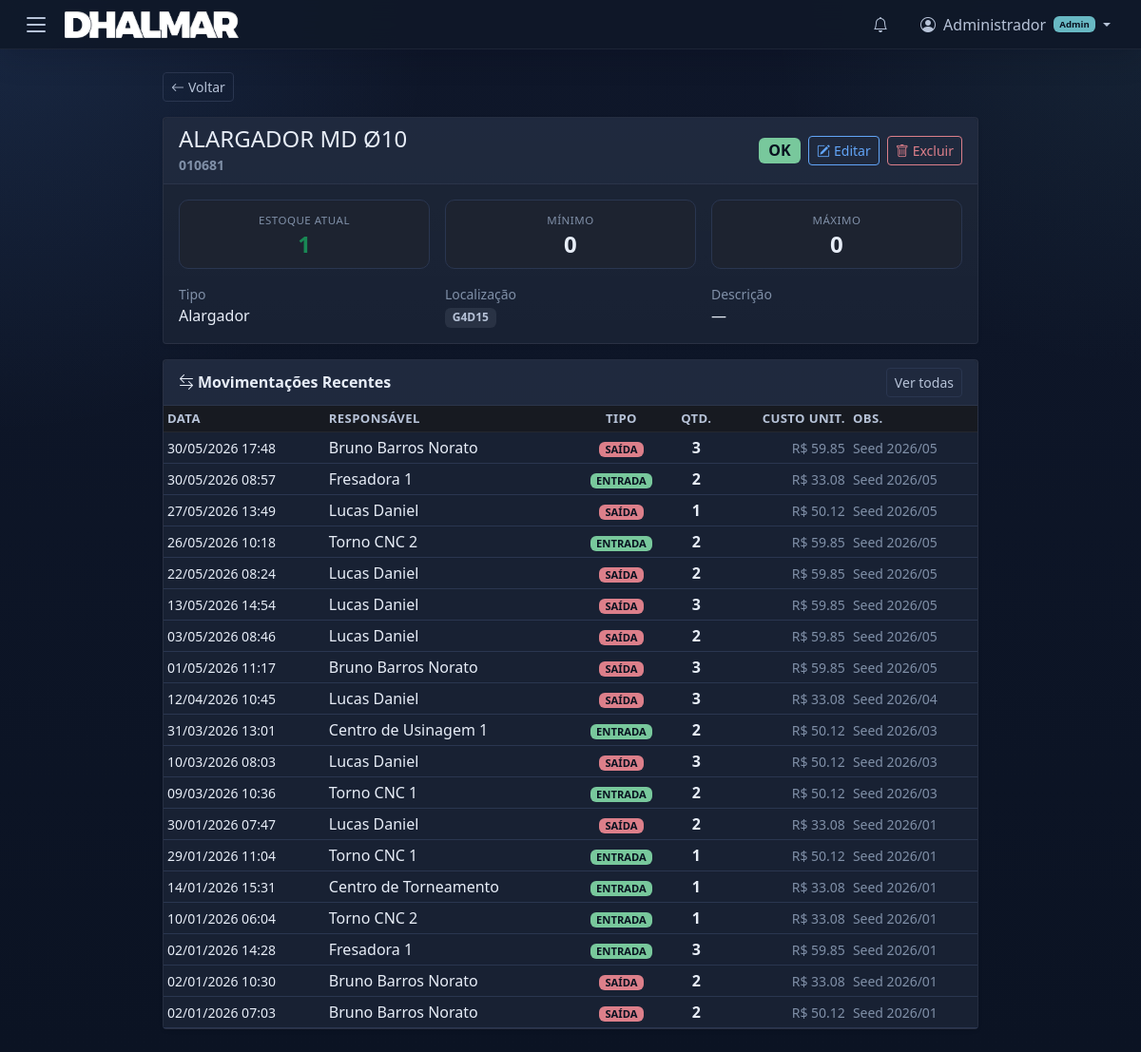
The page /tools/88 (signed in) on the database as committed earlier.
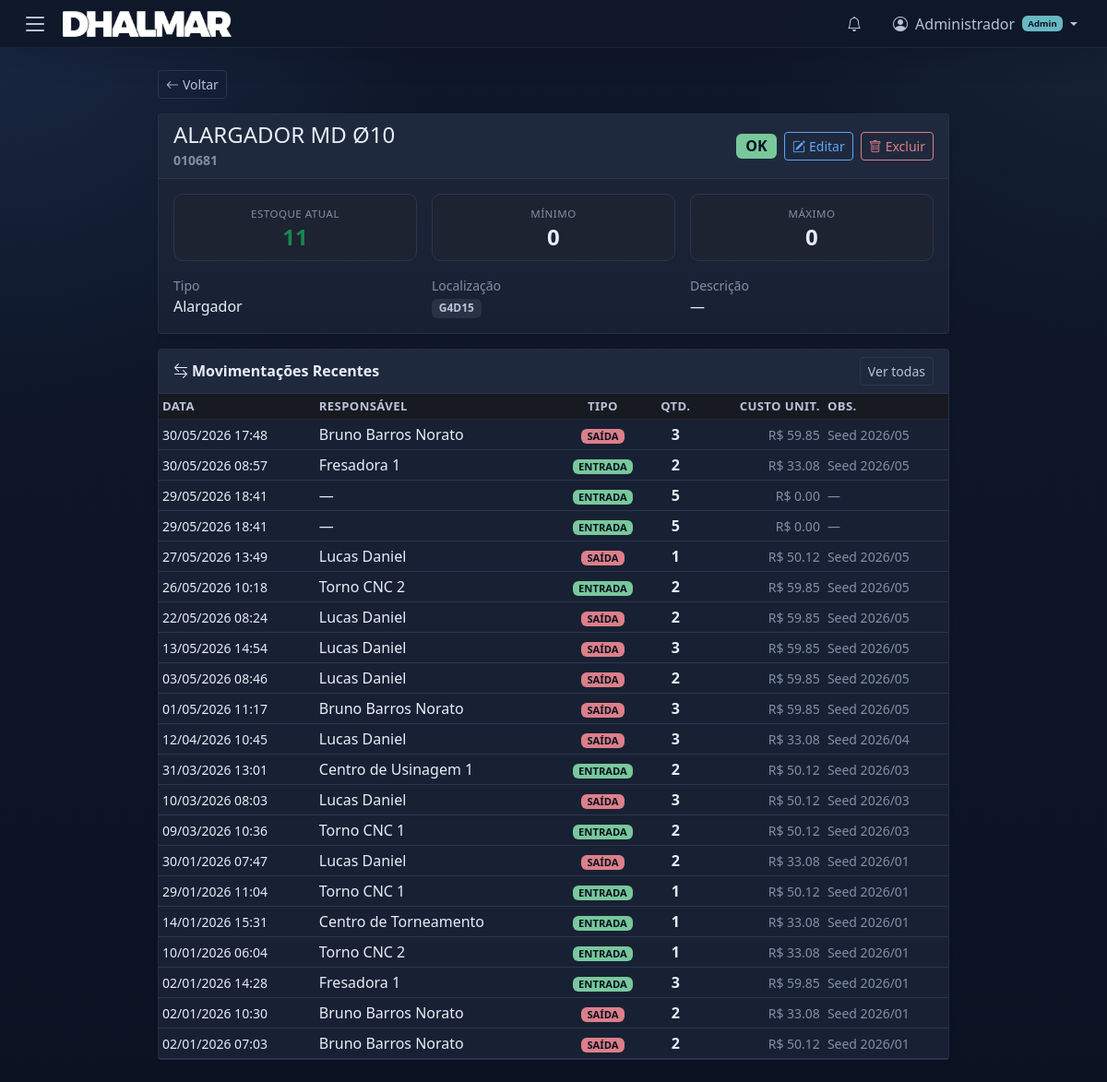
The same page on the database as committed later.
### app/models.py (models this page shows, shortened)
class Tool(Base):
    __tablename__ = "tools"
    id = Column(Integer, primary_key=True, index=True)
    name = Column(String(200), nullable=False)
    origin_id = Column(String(100), default="")  # ID de origem (preenchido manualmente)
    tool_type_id = Column(Integer, ForeignKey("tool_types.id"), nullable=False)
    description = Column(Text, default="")
    location = Column(String(10), default="")  # G<n>D<n> e.g. G1D27
    min_stock = Column(Integer, default=0)
    max_stock = Column(Integer, default=0)
    current_stock = Column(Integer, default=0)
    unit_cost = Column(Float, default=0.0)           # Cost per unit (R$)
    is_critical = Column(Integer, default=0)          # 1 = critical for production
    avg_lifespan_hours = Column(Float, default=0.0)   # Average life in hours before replacement
    tool_type = relationship("ToolType", back_populates="tools")
    parameters = relationship("ToolParameter", back_populates="tool", cascade="all, delete-orphan")
    movements = relationship("Movement", back_populates="tool")

class Movement(Base):
    __tablename__ = "movements"
    id = Column(Integer, primary_key=True, index=True)
    tool_id = Column(Integer, ForeignKey("tools.id"), nullable=False)
    employee_id = Column(Integer, ForeignKey("employees.id"), nullable=True)
    machine_id = Column(Integer, ForeignKey("machines.id"), nullable=True)
    movement_type = Column(String(3), nullable=False)   # "IN" or "OUT"
    category = Column(String(20), nullable=False, default="EMPRESTIMO")  # EMPRESTIMO or REPOSICAO
    quantity = Column(Integer, nullable=False)
    timestamp = Column(DateTime, default=datetime.utcnow)
    return_timestamp = Column(DateTime, nullable=True)
    loan_status = Column(String(20), nullable=True)  # PENDENTE or ENTREGUE
    notes = Column(Text, default="")
    unit_cost = Column(Float, default=0.0)  # Cost per unit at time of movement (R$)
    tool = relationship("Tool", back_populates="movements")
    employee = relationship("Employee", back_populates="movements")
    machine = relationship("Machine", back_populates="movements")

class Employee(Base):
    __tablename__ = "employees"
    id = Column(Integer, primary_key=True, index=True)
    name = Column(String(200), nullable=False)
    department = Column(String(200), default="")
    movements = relationship("Movement", back_populates="employee")

class Machine(Base):
    __tablename__ = "machines"
    id = Column(Integer, primary_key=True, index=True)
    name = Column(String(200), nullable=False, unique=True)
    movements = relationship("Movement", back_populates="machine")

### app/routers/tools.py (the view)
@router.get("/{tool_id}")
def tool_detail(
    tool_id: int,
    request: Request,
    ref: str = Query("", alias="ref"),
    ref_col: str = Query("", alias="ref_col"),
    db: Session = Depends(get_db),
):
    tool = db.query(Tool).filter(Tool.id == tool_id).first()
    if not tool:
        return RedirectResponse(url="/tools", status_code=303)
    tool_types = db.query(ToolType).order_by(ToolType.name).all()
    employees = db.query(Employee).order_by(Employee.name).all()
    machines = db.query(Machine).order_by(Machine.name).all()
    return request.app.state.templates.TemplateResponse(
        request=request,
        name="tools/detail.html",
        context={
            "tool": tool,
            "tool_types": tool_types,
            "employees": employees,
            "machines": machines,
            "ref": ref,
            "ref_col": ref_col,
        },
    )

### app/templates/tools/detail.html (shortened to what this page needs)
{% extends "base.html" %}
{% set active_page = "tools" %}
{% block content %}
<div class="row justify-content-center">
    <div class="col-lg-9">
        <div class="d-flex justify-content-between align-items-center mb-3 flex-wrap gap-2">
            <a href="/tools{% if ref %}?search={{ ref|urlencode }}{% if ref_col and ref_col != 'all' %}&search_col={{ ref_col|urlencode }}{% endif %}{% endif %}" class="btn btn-outline-secondary btn-sm">
                <i class="bi bi-arrow-left me-1"></i>Voltar
            </a>
        </div>
        {% include "tools/detail_content.html" %}
    </div>
</div>
{% endblock %}

### app/templates/tools/detail_content.html (shortened to what the changed rows need)
<div class="card shadow-sm mb-3">
    <div class="card-header d-flex justify-content-between align-items-center">
        <div>
            <h4 class="mb-0">{{ tool.name }}</h4>
            {% if tool.origin_id %}
            <small class="text-muted">{{ tool.origin_id }}</small>
            {% endif %}
        </div>
    </div>
    <div class="card-body">
        <div class="row g-3 mb-3">
            <div class="col-sm-4 col-6">
                <div class="detail-stat">
                    <span class="detail-stat-label">Estoque Atual</span>
                    <span class="detail-stat-value {% if tool.current_stock < tool.min_stock %}text-danger{% elif tool.current_stock <= tool.min_stock * 1.2 %}text-warning{% else %}text-success{% endif %}">
                        {{ tool.current_stock }}
                    </span>
                </div>
            </div>
            <div class="col-sm-4 col-6">
                <div class="detail-stat">
                    <span class="detail-stat-label">Mínimo</span>
                    <span class="detail-stat-value">{{ tool.min_stock }}</span>
                </div>
            </div>
            <div class="col-sm-4 col-6">
                <div class="detail-stat">
                    <span class="detail-stat-label">Máximo</span>
                    <span class="detail-stat-value">{{ tool.max_stock }}</span>
                </div>
            </div>
        </div>
        <div class="row g-3">
            <div class="col-md-4">
                <small class="text-muted d-block">Localização</small>
                {% if tool.location %}
                    <span class="badge bg-secondary">{{ tool.location }}</span>
                {% else %}
                    <span class="text-muted">—</span>
                {% endif %}
            </div>
            <div class="col-md-4">
                <small class="text-muted d-block">Descrição</small>
                <span>{{ tool.description or "—" }}</span>
            </div>
        </div>
    </div>
</div>
<div class="card shadow-sm">
    <div class="card-body p-0">
        <div class="table-responsive">
            <table class="table table-hover table-sm mb-0">
                <thead class="table-dark">
                    <tr>
                        <th>Data</th>
                        <th>Responsável</th>
                        <th class="text-center">Tipo</th>
                        <th class="text-center">Qtd.</th>
                        <th class="text-end">Custo Unit.</th>
                        <th>Obs.</th>
                    </tr>
                </thead>
                <tbody>
                {% for m in tool.movements|sort(attribute='timestamp', reverse=True) %}
                    <tr>
                        <td class="text-nowrap small">{{ m.timestamp.strftime('%d/%m/%Y %H:%M') }}</td>
                        <td>
                            {% if m.employee %}
                                {{ m.employee.name }}
                            {% elif m.machine %}
                                {{ m.machine.name }}
                            {% else %}
                                —
                            {% endif %}
                        </td>
                        <td class="text-center">
                            {% if m.movement_type == "IN" %}
                                <span class="badge bg-success badge-sm">ENTRADA</span>
                            {% else %}
                                <span class="badge bg-danger badge-sm">SAÍDA</span>
                            {% endif %}
                        </td>
                        <td class="text-center fw-bold">{{ m.quantity }}</td>
                        <td class="text-end small text-muted">R$ {{ "%.2f"|format(m.unit_cost or 0) }}</td>
                        <td class="small text-muted">{{ m.notes or "—" }}</td>
                    </tr>
                {% endfor %}
                </tbody>
            </table>
        </div>
    </div>

Rows that differ between the two databases and show on the page:
changed Tool "ALARGADOR MD Ø10": current_stock "1" → "11"
added Movement: timestamp "29/05/2026 18:41", movement_type "ENTRADA", quantity "5", unit_cost "0.00", notes "—"
added Movement: timestamp "29/05/2026 18:41", movement_type "ENTRADA", quantity "5", unit_cost "0.00", notes "—"
